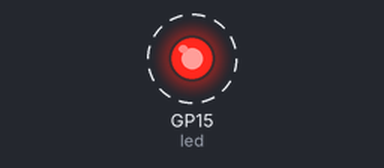
A program run on a simulated Raspberry Pi Pico running MicroPython. Parts: output pins drawn as LEDs (lit = HIGH). Wiring (from the project's diagram.json): red LED on GP15. Dashed ring = blinking. What the program prints to the serial console is not drawn.

Above: at 0.3 s.
Timing chart, 0 to 3.1 s (numbered marks = the images above):
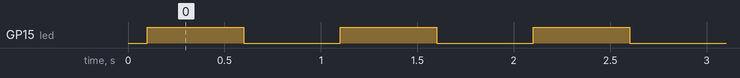

The program:

main.py
```python
import time
from machine import Pin
from time import sleep

time.sleep(0.1) # Wait for USB to become ready

print("Hello, Pi Pico!")

LED_PIN = 15

led = Pin(LED_PIN, Pin.OUT)

while True:
    led.value(1)
    sleep(0.5)
    led.value(0)
    sleep(0.5)
```

Measured:
- by itself, GP15 (led): alternates HIGH for 0.50 s and LOW for 0.50 s
